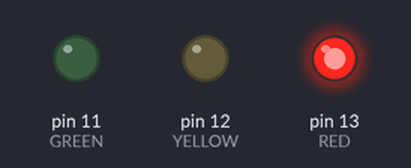
The sketch below on a simulated Arduino Uno, built with avr-gcc and run on an emulated ATmega328P. Shown: output pins drawn as LEDs (lit = HIGH).

Above: at 3.5 s.
At 11.5 s:
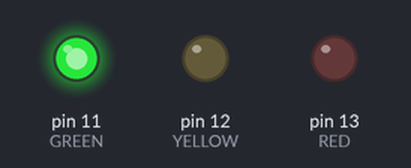
At 17.5 s:
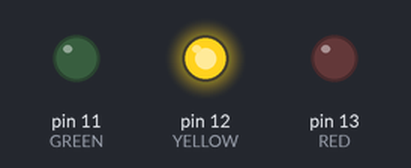
Timing chart, 0 to 24.7 s (numbered marks = the images above):
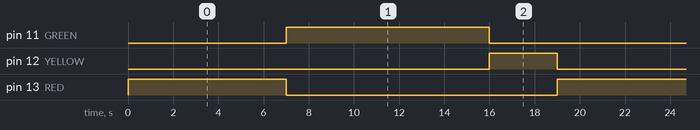

The sketch:

program_2.ino
```cpp
#define RED 13 // Doesn't storage the variable, just replaces the text. It's the best choice.
int YELLOW = 12;
int GREEN = 11;

void setup()
{
  pinMode(RED, OUTPUT);
  pinMode(GREEN, OUTPUT);
  pinMode(YELLOW, OUTPUT);
}


void turnOnLed(int led, int time) {
	digitalWrite(led, HIGH);
  	delay(time);
  	digitalWrite(led, LOW);
}

void loop()
{
  turnOnLed(RED, 7000);
  turnOnLed(GREEN, 9000);
  turnOnLed(YELLOW, 3000);
}
```

Measured:
- by itself, pin 11 (GREEN): alternates HIGH for 9.0 s and LOW for 10.0 s
- by itself, pin 12 (YELLOW): alternates HIGH for 3.0 s and LOW for 16.0 s
- by itself, pin 13 (RED): alternates HIGH for 7.0 s and LOW for 12.0 s
